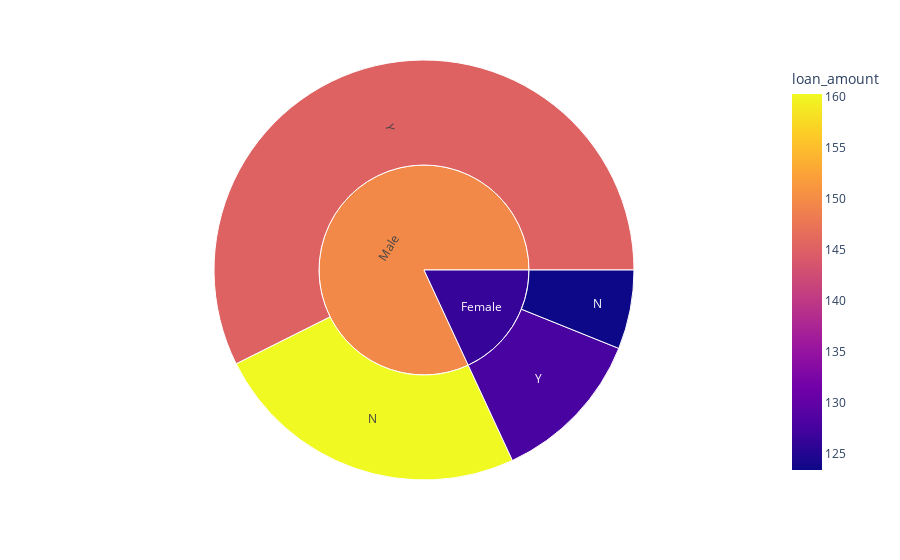

Here is the notebook cell this chart was saved with:
### Markdown cell above
Comparison between Genders in getting the Loan shows that a Male Individual has more chance of repaying the Loan.

Comparison between Married Status in getting the Loan shows that a Married Individual has more chance of repaying the Loan.

Comparison between Education Status of an Individual in getting the Loan shows that a Graduate Individual has more chance of repaying the Loan.

Comparison between Self-Employed or Not in getting the Loan shows that Not Self-Employed has more chance of repaying the Loan.

Comparison between Credit History for getting the Loan shows that an individual with a credit history has more chance of repaying the Loan.

Comparison between Property Area for getting the Loan shows that People living in Semi-Urban Area have more chance to repay the Loan.

### Code cell
px.sunburst( data_frame=df,path=['gender','loan_status'], color='loan_amount')

### Figure 1 — Plotly figure (JSON) as saved in the notebook; plotly's stock layout.template omitted (floating-point values rounded to 4 significant figures)
{"data": [{"branchvalues": "total", "customdata": [[145.3], [160.3], [123.4], [127.8], [149.8], [126.3]], "domain": {"x": [0, 1], "y": [0, 1]}, "hovertemplate": "labels=%{label}<br>count=%{value}<br>parent=%{parent}<br>id=%{id}<br>loan_amount=%{color}<extra></extra>", "ids": ["Male/Y", "Male/N", "Female/N", "Female/Y", "Male", "Female"], "labels": ["Y", "N", "N", "Y", "Male", "Female"], "marker": {"coloraxis": "coloraxis", "colors": [145.3, 160.3, 123.4, 127.8, 149.8, 126.3]}, "name": "", "parents": ["Male", "Male", "Female", "Female", "", ""], "type": "sunburst", "values": [311, 133, 33, 65, 444, 98]}], "layout": {"coloraxis": {"colorbar": {"title": {"text": "loan_amount"}}, "colorscale": [[0, "#0d0887"], [0.1111, "#46039f"], [0.2222, "#7201a8"], [0.3333, "#9c179e"], [0.4444, "#bd3786"], [0.5556, "#d8576b"], [0.6667, "#ed7953"], [0.7778, "#fb9f3a"], [0.8889, "#fdca26"], [1, "#f0f921"]]}, "legend": {"tracegroupgap": 0}, "margin": {"t": 60}}}
